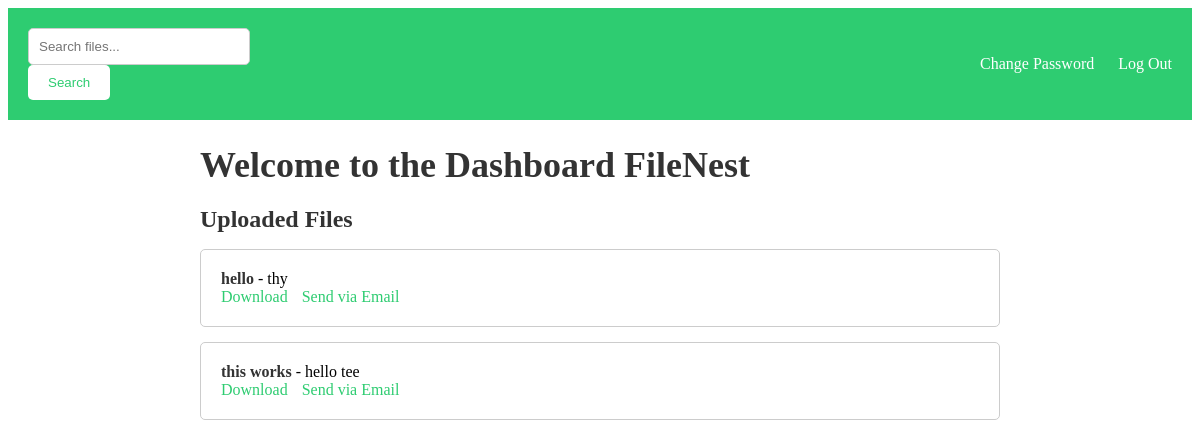
The app's page /dashboard (signed in), older data.
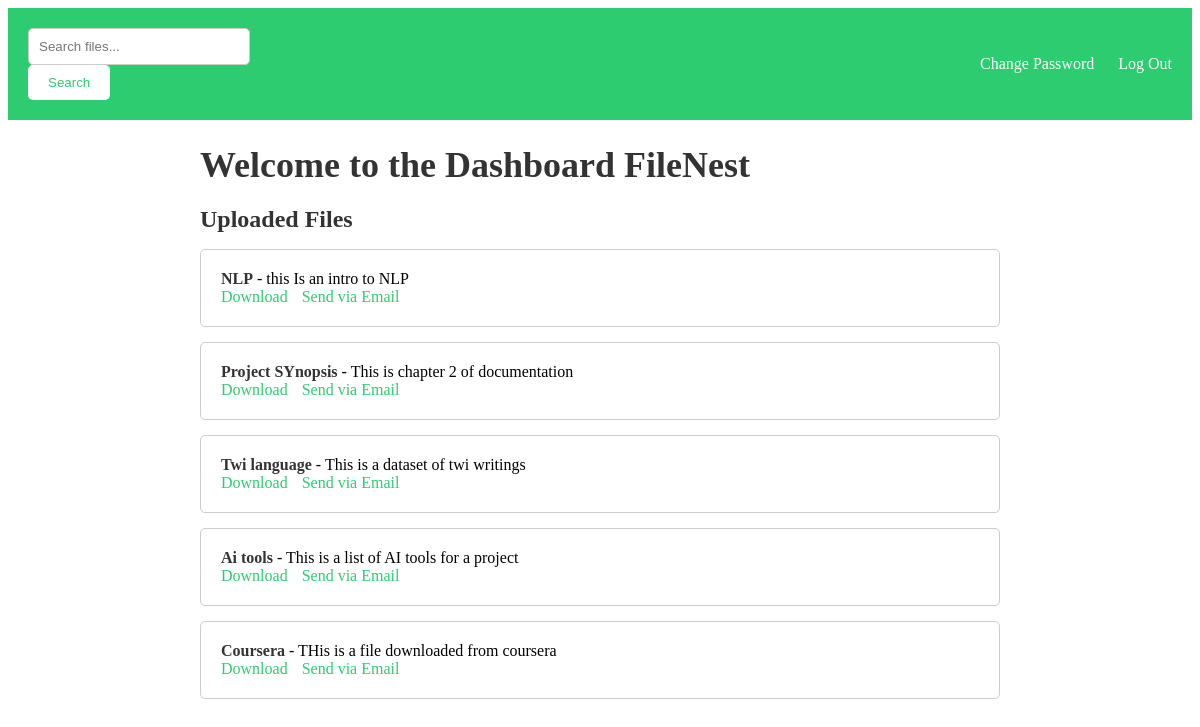
The same page, newer data.
### account/models.py (models this page shows, shortened)
class File(models.Model):
    title = models.CharField(max_length=255)
    description = models.TextField()
    file = models.FileField(upload_to='uploads/')
    upload_date = models.DateTimeField(auto_now_add=True)
    uploaded_by = models.ForeignKey(User, on_delete=models.CASCADE)

### account/views.py (the view)
# urls.py: path('dashboard',views.dashboard,name="dashboard"),
@login_required(login_url='login')
def dashboard(request):
    query = request.GET.get('q')
    files = File.objects.all()
    if query:  # If a search query is provided
        files = files.filter(Q(title__icontains=query) | Q(description__icontains=query))
    return render(request, "account/dashboard.html",{'files': files})

### account/templates/account/dashboard.html (shortened to what this page needs)
{% load static %}
<!DOCTYPE html>
<html lang="en">
<head>
  <link rel="stylesheet" href="{% static 'account/dash.css' %}">
</head>
<body>
  <div class="header">
    <form method="get" action="{% url 'dashboard' %}">
        <input type="text" name="q" placeholder="Search files...">
        <button type="submit">Search</button>
    </form>
    <div class="header-links">
        <a href="{% url 'password_change' %}">Change Password</a>
        <a href="{% url 'logout' %}">Log Out</a>
    </div>
  </div>
  <div class="container">
    <h1>Welcome to the Dashboard {{ request.user.username }}</h1>
    <h2>Uploaded Files</h2>
    <ul>
        {% for file in files %}
            <li>
                <strong>{{ file.title }}</strong> - {{ file.description }}
                <br>
                <a href="{% url 'download_file' file.id %}" download>Download</a>
                <a href="{% url 'send_file' file.id %}">Send via Email</a>
            </li>
        {% endfor %}
    </ul>
  </div>
</body>
</html>

Row changes from the older to the newer data that the page shows:
removed File: title "hello", description "thy"
removed File: title "this works", description "hello tee"
added File: title "NLP", description "this Is an intro to NLP"
added File: title "Project SYnopsis", description "This is chapter 2 of documentation"
added File: title "Twi language", description "This is a dataset of twi writings"
added File: title "Ai tools", description "This is a list of AI tools for a project"
added File: title "Coursera", description "THis is a file downloaded from coursera"
